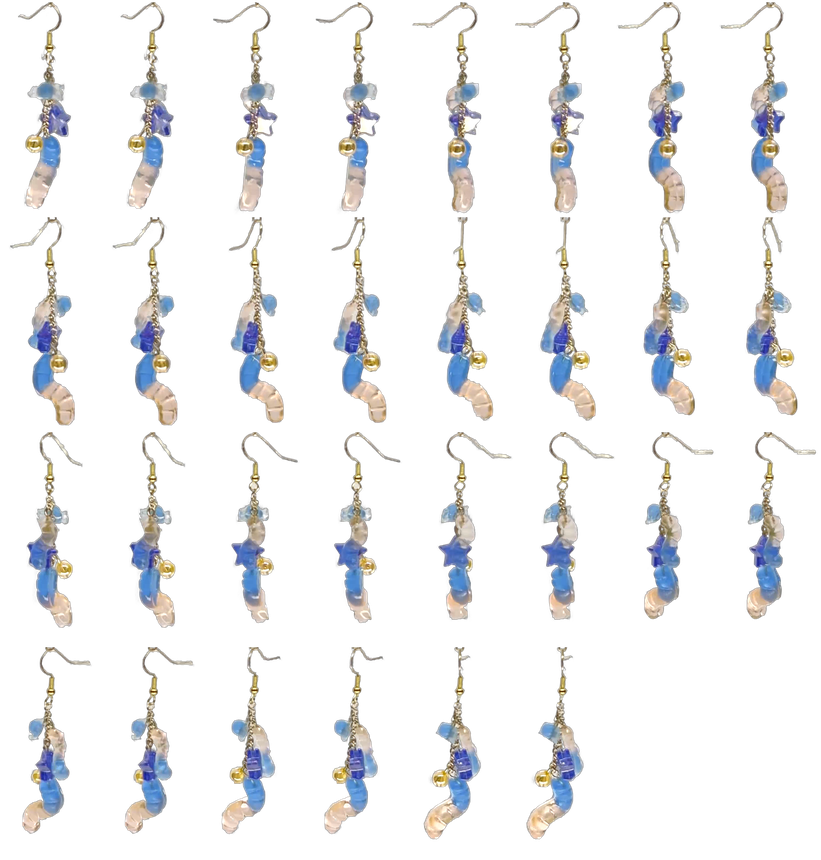
#> input picture source/earrings/blue-orange-gummyworms/frames.png, 821 x 860 px, shrunk from 1504 x 1576 before the run
$ python split-earring-asset.py blue-orange-gummyworms/frames.png --out-dir out --pivot-x 5 --pivot-y 5
#> lines starting #> are read from the running program, lines starting #| are printed output that depends on the picture
#!/usr/bin/env python3
"""Split an earring asset (gif/png/webp) into top + bottom pieces at the pivot.

The pivot is the point where the hardware (hook) meets the earring body. For
the example asset the wire passes through the hole in the pendant tab, so the
horizontal cut runs through the hole and the seam is hidden.

Both pieces keep the same canvas width (a window centered on --pivot-x) so
their image centers align on the site: CSS centers each piece with
translateX(-50%) and stacks the bottom piece at the top piece's natural
height (js/components.js sets --pivot-y from the top image's naturalHeight).

Usage:
  python3 split-earring-asset.py ASSET.gif --out-dir example-earring \
      --pivot-x 285 --pivot-y 175

Notes:
- Default output is a static split of a single frame (top.png/bottom.png),
  which is what the site physics wants. If the source animation bakes a
  swing into the whole earring (hook + pendant move together), a static
  frame is REQUIRED — an animated split would fight js/dangle.js.
- --animated writes top.gif/bottom.gif cropping every frame; only use it if
  the source animation moves the pendant relative to the hook.
"""
import argparse
import os

from PIL import Image


def crop_boxes(size, pivot_x, pivot_y, half_window):
    w, h = size
    left = max(0, pivot_x - half_window)
    right = min(w, pivot_x + half_window)
    top_box = (left, 0, right, pivot_y)
    bottom_box = (left, pivot_y, right, h)
    return top_box, bottom_box


def main():
    ap = argparse.ArgumentParser(description=__doc__.splitlines()[0])
    ap.add_argument("input")
    ap.add_argument("--out-dir", required=True)
    ap.add_argument("--pivot-x", type=int, required=True,
                    help="attachment x (hardware wire center) in source px")
    ap.add_argument("--pivot-y", type=int, required=True,
                    help="attachment y (cut line) in source px")
    ap.add_argument("--half-window", type=int, default=115,
                    help="half width of the shared crop window (source px)")
    ap.add_argument("--frame", type=int, default=0,
                    help="source frame to use for the static split")
    ap.add_argument("--animated", action="store_true",
                    help="crop every frame into animated top.gif/bottom.gif")
    args = ap.parse_args()

    im = Image.open(args.input)
#> im is the input picture: PIL image 821x860 RGBA; mean R, G, B, A 28.2, 28.3, 29, 38
    animated = getattr(im, "is_animated", False)
#> animated = False
    top_box, bottom_box = crop_boxes(im.size, args.pivot_x, args.pivot_y,
                                     args.half_window)
#> top_box = (0, 0, 120, 5); bottom_box = (0, 5, 120, 860)
    os.makedirs(args.out_dir, exist_ok=True)

    if not args.animated or not animated:
        im.seek(args.frame)
        frame = im.convert("RGBA")
        frame.crop(top_box).save(os.path.join(args.out_dir, "top.png"))
        frame.crop(bottom_box).save(os.path.join(args.out_dir, "bottom.png"))
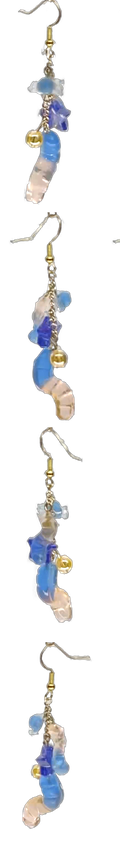
#> saved as bottom.png: PIL image 120x855 RGBA; mean R, G, B, A 26, 26.1, 26.9, 35.4; transparent parts drawn white
        print(f"static split of frame {args.frame}: "
              f"top {top_box[2]-top_box[0]}x{top_box[3]-top_box[1]}, "
              f"bottom {bottom_box[2]-bottom_box[0]}x{bottom_box[3]-bottom_box[1]}")
#| static split of frame 0: top 120x5, bottom 120x855
        return

    durations = []
    tops, bottoms = [], []
    for index in range(im.n_frames):
        im.seek(index)
        frame = im.convert("RGBA")
        durations.append(im.info.get("duration", 40))
        tops.append(frame.crop(top_box).quantize(method=Image.FASTOCTREE))
        bottoms.append(frame.crop(bottom_box).quantize(method=Image.FASTOCTREE))
    tops[0].save(os.path.join(args.out_dir, "top.gif"), save_all=True,
                 append_images=tops[1:], duration=durations, loop=0,
                 disposal=2)
    bottoms[0].save(os.path.join(args.out_dir, "bottom.gif"), save_all=True,
                    append_images=bottoms[1:], duration=durations, loop=0,
                    disposal=2)
    print(f"animated split: {len(tops)} frames, durations {durations[0]}ms")


if __name__ == "__main__":
    main()
